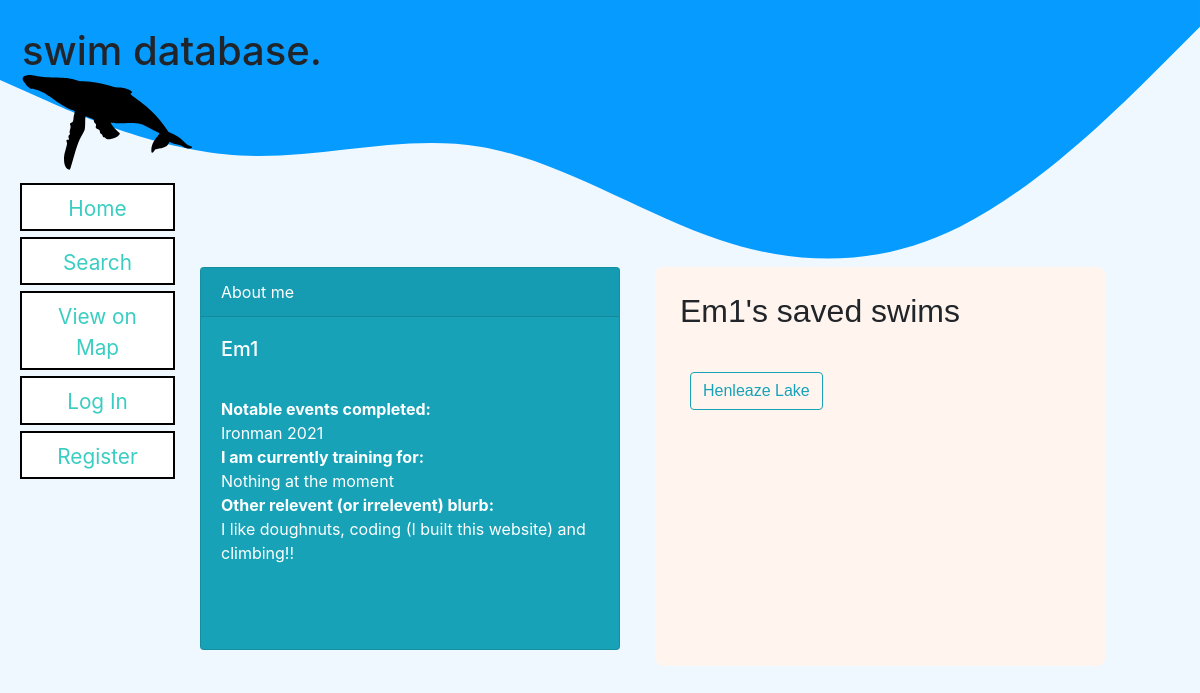
Page /catalog/profile/2 on the earlier database version.
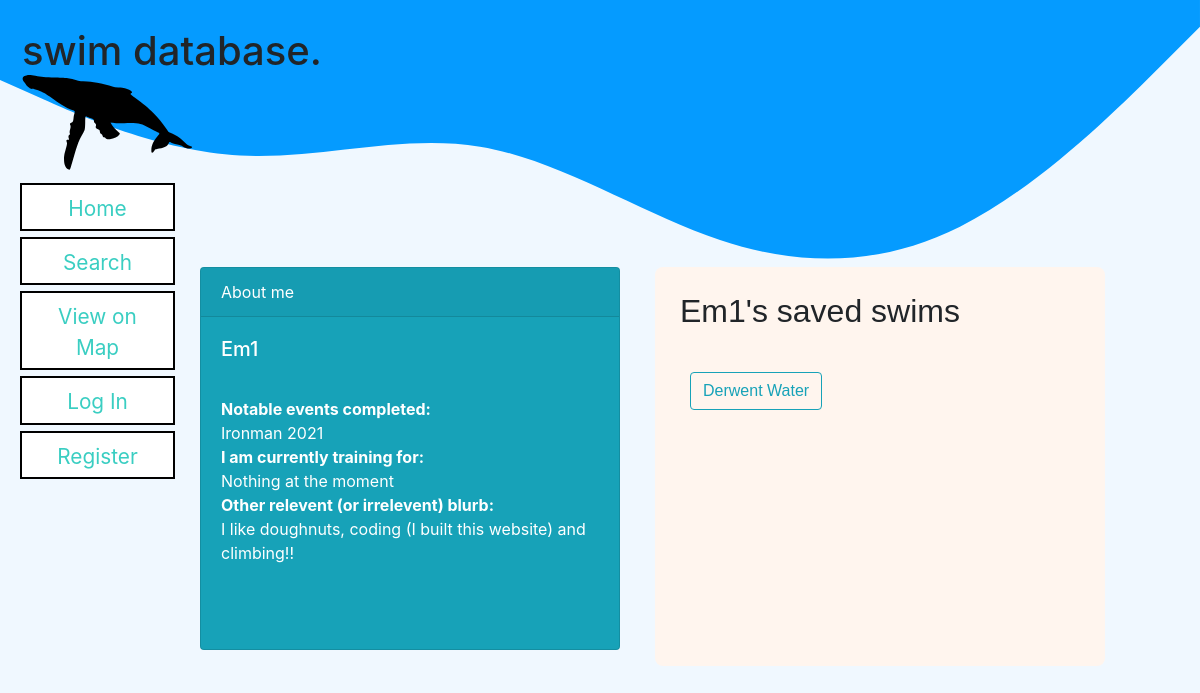
Same page on the later database version.
### catalog/models.py (models this page shows, shortened)
class UserProfile(models.Model):
    user = models.OneToOneField(
        User,
        on_delete=models.CASCADE,
        primary_key=True,
    )
    events_completed = models.CharField(max_length=500)
    training_for = models.CharField(max_length=500)
    blurb = models.CharField(max_length=500)

class User(AbstractUser):
    pass

class SavedSwims(models.Model):
    user = models.CharField(max_length=25, default="string", null=True, blank=True)
    swim_id = models.ForeignKey(
        SwimSpot,
        default=1,
        on_delete=models.CASCADE
    )

class SwimSpot(models.Model):
    name = models.CharField(max_length=100, default='name')
    description = models.CharField(max_length=1440, default='', null=True, blank=True)
    water_quality = models.CharField(max_length=100, default='', null=True, blank=True)
    toilets = models.BooleanField(default=False)
    cafe = models.BooleanField(default=False)
    distance_suitable = models.BooleanField(default=False)
    is_approved = models.BooleanField(default=False) #admin can approve
    wq_id = models.CharField(max_length=100, default='', null=True, blank=True)

### catalog/views.py (the view)
# urls.py: path("profile/<int:id>", views.get_profile, name='profile'),
def get_profile(request, id):
    form = PicForm()
    u1 = User.objects.get(id=id)
    try:
        swimmo = SavedSwims.objects.filter(user=u1)
    except SavedSwims.DoesNotExist:
        swimmo = None
    if swimmo is not None:
        saved_swims = swimmo.values_list('user', 'swim_id')
    try:
        photo = ProfilePic.objects.get(user_id=u1)
    except ProfilePic.DoesNotExist:
        photo = None
    try:
        prof = UserProfile.objects.filter(pk=u1)
    except UserProfile.DoesNotExist:
        prof = None
    if prof.count() == 0:
        if request.user == u1:
            return edit_profile(request, id)
        else:
            return render(request, 'notfound.html')
    print(saved_swims)
    return render(request, 'profilepage.html', {'prof': prof,
    'form': form,
    'photo': photo,
    'saved_swims': saved_swims,
    'swimmo': swimmo})

### catalog/templates/profilepage.html (shortened to what this page needs)
{% extends "base_generic.html" %}
{% block content %}
  <div class="container">
    <div class="row pb-5"> <div class="col-md">
    <div class="card text-white bg-info mb-3" style="max-width: 40rem;">
      <div class="card-header">About me
      </div>
      <div class="card-body">
        <h5 class="card-title">{{prof.0.user.username}}</h5>
        <p class="card-text"> <br>
          {% load cloudinary %}
          <strong>Notable events completed: </strong><br>
          {{ prof.0.events_completed }}
          <br><strong>
          I am currently training for: </strong><br>
           {{prof.0.training_for}}
          <br><strong>
          Other relevent (or irrelevent) blurb: </strong><br>
          {{prof.0.blurb}}</p><br>
          <br>
          </div></div></div>
          <div class="col-md intro">
          <h2>{{prof.0.user.username}}'s saved swims</h2>
          <br>
<br><br><br><br>
    {% for i in swimmo %}
<a href="{% url 'get' i.swim_id.id %}" class="sw pbt btn btn-outline-info">{{ i.swim_id.name}} </a> <br>
    {% endfor %}
    </div>
          </div>
{% endblock %}

### catalog/templates/base_generic.html (shortened to what this page needs)
<!DOCTYPE html>
<html lang="en">
<head>
  <link rel="stylesheet" href="https://cdn.jsdelivr.net/npm/bootstrap@4.6.1/dist/css/bootstrap.min.css">
  <link rel='stylesheet' type='text/css' href='https://api.tomtom.com/maps-sdk-for-web/cdn/6.x/6.6.0/maps/maps.css'/>
<link rel="stylesheet" href="https://cdnjs.cloudflare.com/ajax/libs/font-awesome/4.7.0/css/font-awesome.min.css">
  {% load static %}
  <link rel="stylesheet" href="{% static 'styles.css' %}">
  <h1 class="header"><div class="wordy">swim database. </div> <?xml version="1.0" standalone="no"?>
    <!DOCTYPE svg PUBLIC "-//W3C//DTD SVG 20010904//EN"
     "http://www.w3.org/TR/2001/REC-SVG-20010904/DTD/svg10.dtd">
    </h1>
</head>
<body>    {% block sidebar %}
    <div class="cont row">
      <div class="block col-sm-2">
     <div class="lgscreen">
        <ul class="navbar navbar-light sidebar-nav" id="sidebar-nav">
          <li class="nav-item"><a class="nav-link" href="{% url 'index' %}">Home</a></li>
          <li class="nav-item"><a class="nav-link" href="{% url 'search' %}">Search</a></li>
          <li class="nav-item"><a class="nav-link" href="{% url 'map' %}">View on Map</a></li>
          {% if user.is_authenticated %}
          <li class="nav-item">
            <a class="nav-link" href="{% url 'add' %}">Add a Swim</a>
        </li>
          <li class="nav-item"><a class="nav-link" href="{% url 'profile' user.id %}">My Profile</a></li>
              <li class="nav-item">
                  <a class="nav-link" href="{% url 'logout' %}">Log Out</a>
              </li>
          {% else %}
              <li class="nav-item">
                  <a class="nav-link" href="{% url 'login' %}">Log In</a>
              </li>
              <li class="nav-item">
                  <a class="nav-link" href="{% url 'register' %}">Register</a>
              </li>
        </ul>
          {% endif %}
     {% endblock %}
    </div> </div>
     {% block content %}{% endblock %}
 </div>
</body>
</html>

### catalog/static/styles.css (style rules this page uses)
* { box-sizing: border-box; }
body { background:white; }
.sidebar-nav { padding: 0; list-style: none; display: block; font-size: 1em; padding-bottom: 15px; margin-top: -90px; }
.svg { background: linear-gradient(#FBFAD8, transparent 93%), }
head { position: relative; }
h1 { padding-left: 20px; margin-top:25px; position: absolute; top: 2px; left: 2px; }
.sidebar-nav li { text-align: center; background: #fff; margin-top: 6px; margin-bottom: 6px; border: solid black 2px; list-style: none; margin-left: 20px; }
.sidebar-nav a { font-size: 1.3em; color: #3acec2; padding-bottom: 5px; list-style: none; }
a { color: #3acec2; }
.intro { background-color: seashell; padding: 25px; border-radius: 8px; font-family: Verdana, Geneva, Tahoma, sans-serif; margin-left: 20px; margin-right: 45px; }
.sw { margin-top: -160px !important; margin-left: 10px !important; }
.pbt { margin-top: 10px; }
@media screen and (max-width: 1400px) { body { background-color: aliceblue; } }
@media screen and (max-width: 1400px) { .cont { position: relative; } }
@media screen and (max-width: 1400px) { .container { position: absolute; top: 0; left: 200px; max-width: 1000px; } }
@media screen and (max-width: 1400px) { .col-md { max-width:450px !important; } }

Differences in the rows shown:
removed SavedSwims: swim_id.name "Henleaze Lake"
added SavedSwims: swim_id.name "Derwent Water"
